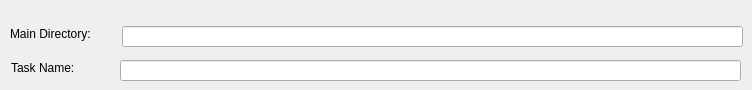
     <widget class="QWidget" name="tab_9">
      <attribute name="title">
       <string>General</string>
      </attribute>
      <widget class="QLineEdit" name="txtSSDIR">
       <property name="geometry">
        <rect>
         <x>122</x>
         <y>26</y>
         <width>621</width>
         <height>21</height>
        </rect>
       </property>
       <property name="toolTip">
        <string>&lt;html&gt;&lt;head/&gt;&lt;body&gt;&lt;p&gt;&lt;span style=&quot; font-size:18pt;&quot;&gt;mainDIR: main folder that is included all dataset files, i.e. support BIDS format: &lt;/span&gt;&lt;a href=&quot;https://www.nature.com/articles/sdata201644&quot;&gt;&lt;span style=&quot; font-size:18pt; text-decoration: underline; color:#0000ff;&quot;&gt;https://www.nature.com/articles/sdata201644&lt;/span&gt;&lt;/a&gt;&lt;/p&gt;&lt;/body&gt;&lt;/html&gt;</string>
       </property>
       <property name="statusTip">
        <string/>
       </property>
       <property name="text">
        <string/>
       </property>
      </widget>
      <widget class="QLabel" name="label_4">
       <property name="geometry">
        <rect>
         <x>10</x>
         <y>26</y>
         <width>111</width>
         <height>16</height>
        </rect>
       </property>
       <property name="toolTip">
        <string/>
       </property>
       <property name="toolTipDuration">
        <number>-1</number>
       </property>
       <property name="statusTip">
        <string/>
       </property>
       <property name="text">
        <string>Main Directory:</string>
       </property>
       <property name="setToolTip" stdset="0">
        <string>Please enter the main directory of the fMRI dataset. Format of directory must be based on BIDS structure.</string>
       </property>
      </widget>
      <widget class="QLabel" name="label_9">
       <property name="geometry">
        <rect>
         <x>11</x>
         <y>60</y>
         <width>81</width>
         <height>16</height>
        </rect>
       </property>
       <property name="text">
        <string>Task Name:</string>
       </property>
      </widget>
      <widget class="QLineEdit" name="txtSSTask">
       <property name="geometry">
        <rect>
         <x>120</x>
         <y>60</y>
         <width>621</width>
         <height>21</height>
        </rect>
       </property>
       <property name="toolTip">
        <string>&lt;html&gt;&lt;head/&gt;&lt;body&gt;&lt;p&gt;&lt;span style=&quot; font-size:18pt;&quot;&gt;mainDIR: main folder that is included all dataset files, i.e. support BIDS format: &lt;/span&gt;&lt;a href=&quot;https://www.nature.com/articles/sdata201644&quot;&gt;&lt;span style=&quot; font-size:18pt; text-decoration: underline; color:#0000ff;&quot;&gt;https://www.nature.com/articles/sdata201644&lt;/span&gt;&lt;/a&gt;&lt;/p&gt;&lt;/body&gt;&lt;/html&gt;</string>
       </property>
       <property name="statusTip">
        <string/>
       </property>
       <property name="text">
        <string/>
       </property>
      </widget>
     </widget>
